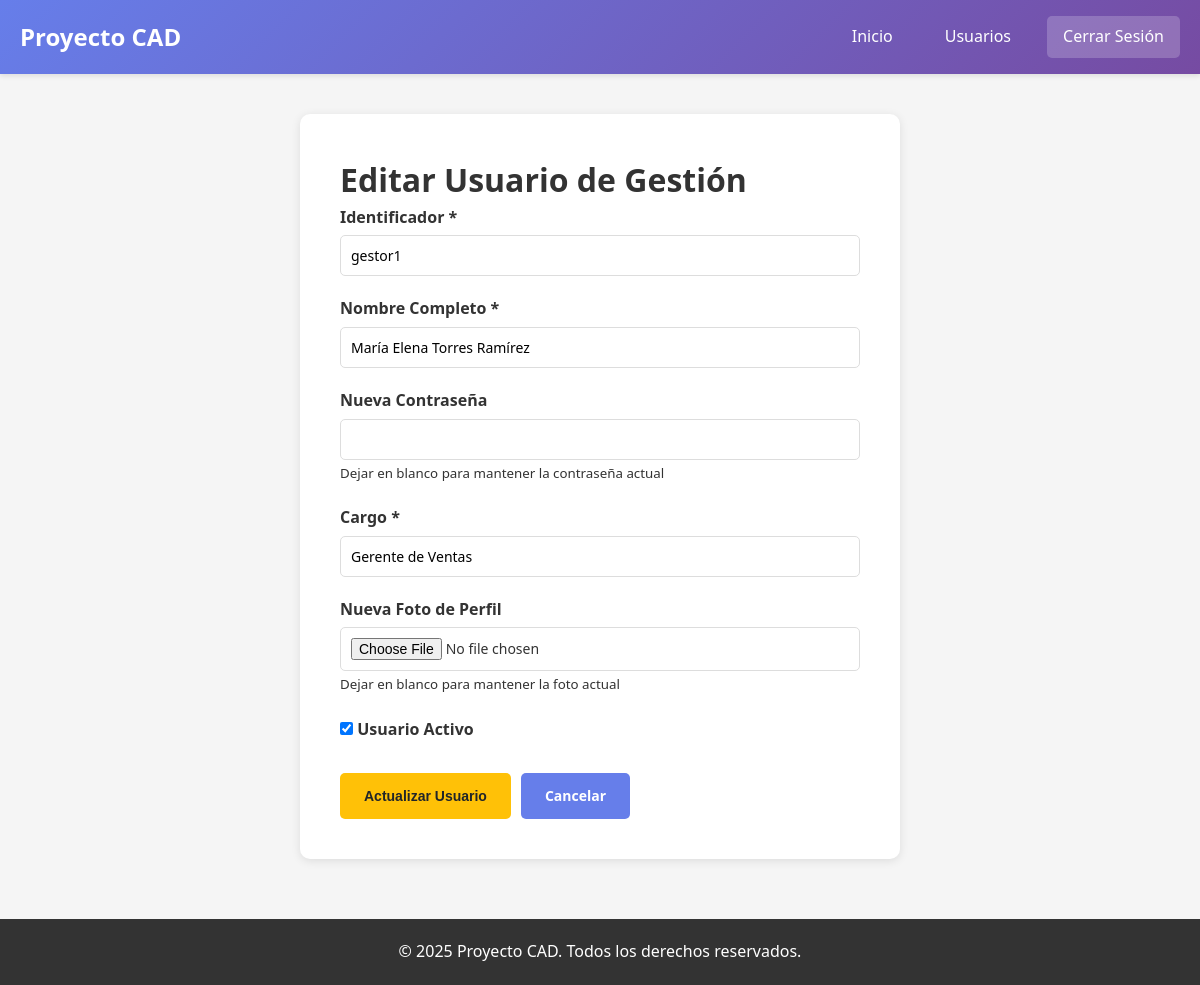
The app's page /usuarios/editar.php?id=4 (signed in) with its own data.
### tables this page shows
CREATE TABLE IF NOT EXISTS `usuarios` (
  `id` INT(11) NOT NULL AUTO_INCREMENT,
  `identificador` VARCHAR(50) NOT NULL,
  `nombre_completo` VARCHAR(200) NOT NULL,
  `password` VARCHAR(255) NOT NULL,
  `foto_perfil` VARCHAR(255) DEFAULT NULL,
  `cargo` VARCHAR(100) NOT NULL,
  `tipo_usuario_id` INT(11) NOT NULL,
  `activo` TINYINT(1) DEFAULT 1,
  `fecha_creacion` TIMESTAMP DEFAULT CURRENT_TIMESTAMP,
  `fecha_actualizacion` TIMESTAMP DEFAULT CURRENT_TIMESTAMP ON UPDATE CURRENT_TIMESTAMP,
  PRIMARY KEY (`id`),
  UNIQUE KEY `identificador` (`identificador`),
  KEY `tipo_usuario_id` (`tipo_usuario_id`),
  CONSTRAINT `fk_tipo_usuario` FOREIGN KEY (`tipo_usuario_id`) REFERENCES `tipo_usuario` (`id`)
);

### includes/Database.php (called while the page is built, shortened)
<?php
class Database {
    private static $instance = null;
    private $connection;
    private function __construct() {
        try {
            $dsn = "mysql:host=" . DB_HOST . ";dbname=" . DB_NAME . ";charset=" . DB_CHARSET;
            $options = [
                PDO::ATTR_ERRMODE => PDO::ERRMODE_EXCEPTION,
                PDO::ATTR_DEFAULT_FETCH_MODE => PDO::FETCH_ASSOC,
                PDO::ATTR_EMULATE_PREPARES => false,
            ];
            $this->connection = new PDO($dsn, DB_USER, DB_PASS, $options);
        } catch (PDOException $e) {
            die("Error de conexión: " . $e->getMessage());
        }
    }
    public static function getInstance() {
        if (self::$instance === null) {
            self::$instance = new self();
        }
        return self::$instance;
    }
    public function getConnection() {
        return $this->connection;
    }
}

### includes/Usuario.php (called while the page is built, shortened)
<?php
class Usuario {
    private $db;
    public function __construct() {
        $this->db = Database::getInstance()->getConnection();
    }
    public function getById($id) {
        $stmt = $this->db->prepare("
            SELECT u.*, t.nombre as tipo_usuario_nombre
            FROM usuarios u
            INNER JOIN tipo_usuario t ON u.tipo_usuario_id = t.id
            WHERE u.id = ?
        ");
        $stmt->execute([$id]);
        return $stmt->fetch();
    }
}

### public/usuarios/editar.php (the view, shortened to what this page needs)
<?php
require_once __DIR__ . '/../../config/database.php';
require_once __DIR__ . '/../../includes/Database.php';
require_once __DIR__ . '/../../includes/Auth.php';
require_once __DIR__ . '/../../includes/Usuario.php';
$id = $_GET['id'] ?? 0;
$usuarioObj = new Usuario();
$usuarioData = $usuarioObj->getById($id);
?>
<!DOCTYPE html>
<html lang="es">
<head>
    <link rel="stylesheet" href="/public/css/style.css">
</head>
<body>
    <?php include __DIR__ . '/../includes/header.php'; ?>
    <div class="container">
        <div class="form-container">
            <h1>Editar Usuario de Gestión</h1>
            <form method="POST" enctype="multipart/form-data">
                <div class="form-group">
                    <label for="identificador">Identificador *</label>
                    <input type="text" id="identificador" name="identificador" required
                           value="<?php echo htmlspecialchars($usuarioData['identificador']); ?>">
                </div>
                <div class="form-group">
                    <label for="nombre_completo">Nombre Completo *</label>
                    <input type="text" id="nombre_completo" name="nombre_completo" required
                           value="<?php echo htmlspecialchars($usuarioData['nombre_completo']); ?>">
                </div>
                <div class="form-group">
                    <label for="password">Nueva Contraseña</label>
                    <input type="password" id="password" name="password" minlength="6">
                    <small>Dejar en blanco para mantener la contraseña actual</small>
                </div>
                <div class="form-group">
                    <label for="cargo">Cargo *</label>
                    <input type="text" id="cargo" name="cargo" required
                           value="<?php echo htmlspecialchars($usuarioData['cargo']); ?>">
                </div>
                <div class="form-group">
                    <label for="foto_perfil">Nueva Foto de Perfil</label>
                    <input type="file" id="foto_perfil" name="foto_perfil" accept="image/*">
                    <small>Dejar en blanco para mantener la foto actual</small>
                </div>
                <div class="form-group">
                    <label>
                        <input type="checkbox" name="activo" <?php echo $usuarioData['activo'] ? 'checked' : ''; ?>>
                        Usuario Activo
                    </label>
                </div>
                <div class="form-actions">
                    <button type="submit" class="btn btn-warning">Actualizar Usuario</button>
                    <a href="listar.php" class="btn btn-primary">Cancelar</a>
                </div>
            </form>
        </div>
    </div>
    <?php include __DIR__ . '/../includes/footer.php'; ?>
</body>
</html>

### public/css/style.css (style rules this page uses)
* { margin: 0; padding: 0; box-sizing: border-box; }
body { font-family: 'Segoe UI', Tahoma, Geneva, Verdana, sans-serif; background: #f5f5f5; color: #333; line-height: 1.6; }
.container { max-width: 1200px; margin: 0 auto; padding: 0 20px; }
.btn { display: inline-block; padding: 12px 24px; border-radius: 5px; text-decoration: none; font-weight: 600; transition: all 0.3s; border: none; cursor: pointer; font-size: 14px; }
.btn-primary { background: #667eea; color: white; }
.btn-warning { background: #ffc107; color: #212529; }
.form-container { background: white; padding: 40px; margin: 40px auto; max-width: 600px; border-radius: 10px; box-shadow: 0 2px 10px rgba(0,0,0,0.1); }
.form-group { margin-bottom: 20px; }
label { display: block; margin-bottom: 5px; font-weight: 600; color: #333; }
input[type="text"], input[type="password"], input[type="email"], input[type="file"], select, textarea { width: 100%; padding: 10px; border: 1px solid #ddd; border-radius: 5px; font-size: 14px; font-family: inherit; }
.form-actions { display: flex; gap: 10px; margin-top: 30px; }

### records on screen
usuarios: identificador "gestor1", nombre_completo "María Elena Torres Ramírez", cargo "Gerente de Ventas", activo "☑"
